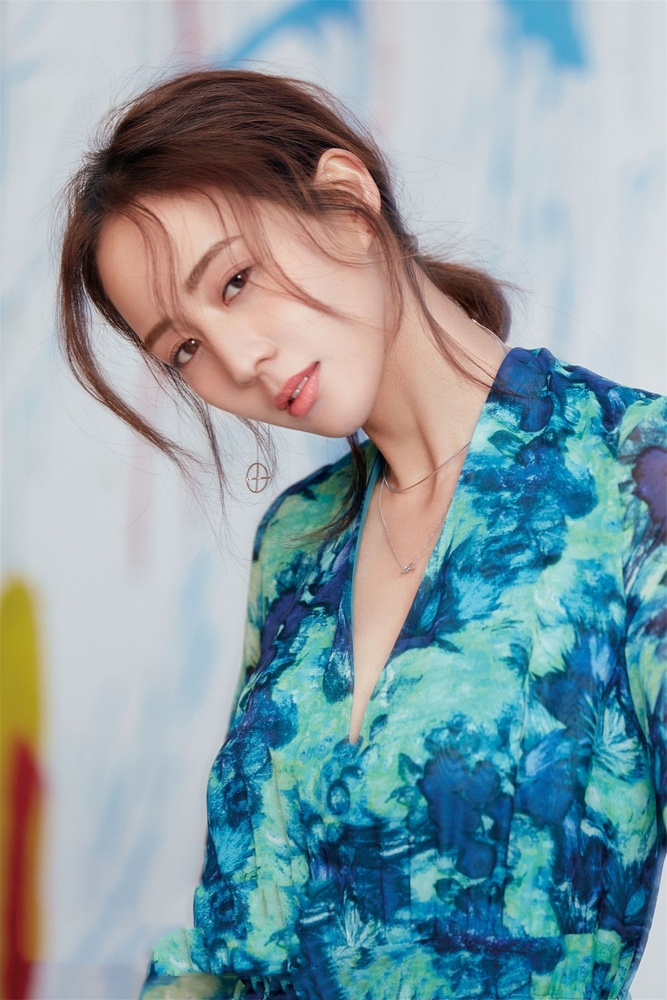
#> input picture images/junning.jpg, 667 x 1000 px, shrunk from 950 x 1424 before the run; its folder holds only this picture in this run
$ jupyter execute --allow-errors PCA.ipynb   (shell and % lines are left out)
#> lines starting #> are read from the running program, lines starting #| are printed output that depends on the picture
# Set up

[cell 1]
# To support both python 2 and python 3
from __future__ import division, print_function, unicode_literals

# Common imports
import numpy as np
import os

# to make this notebook's output stable across runs
np.random.seed(42)

# To plot pretty figures
import matplotlib
import matplotlib.pyplot as plt

# Load Image from Local Directory

[cell 2]
# importing matplotlib modules
import matplotlib.image as mpimg

# where to laod images
PROJECT_ROOT_DIR = "./"
IMAGE_FOLDER_DIR = "images/"

# Output Images
# plt.imshow(img)

def load_img(file_name="test.jpg"):
#> called with file_name = 'junning.jpg'
    img_loc = os.path.join(PROJECT_ROOT_DIR, IMAGE_FOLDER_DIR, file_name)
    return mpimg.imread(img_loc)
#> returned value is the input picture: shape (1000, 667, 3); mean R, G, B 135.6, 157.4, 164.6

## Display Image with Matplotlib

[cell 3]
def plot_figures(images):
    rows,columns = 1,len(images)
    fig = plt.figure(figsize=(7.5,7.5))
    for i in range(1,rows * columns + 1):
        fig.add_subplot(rows, columns, i)
        plt.imshow(images[i-1], cmap="gray")

[cell 4]
img = load_img("junning.jpg")
#> (the rest of this cell did not finish here and is left out)

plot_figures([img, img_1])

**Transform a RGB image to gray image for PCA with rgb2gray**

[cell 5]
from skimage.color import rgb2gray

img_gray  = rgb2gray(img)
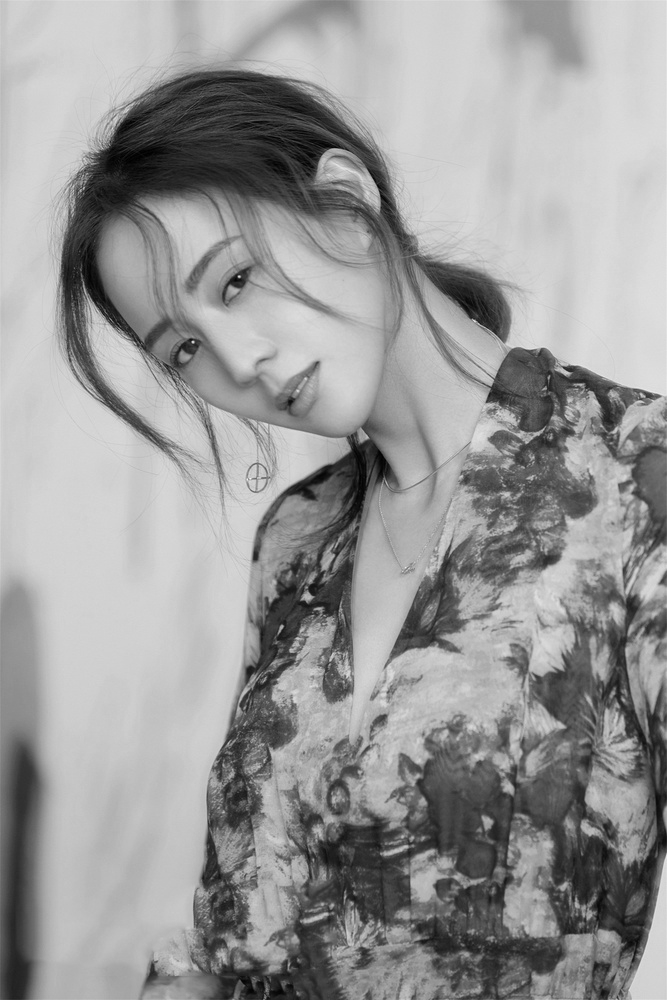
#> img_gray: shape (1000, 667) float64; min 0.000565, max 0.967, mean 0.601

print("original RGB image shape: " + str(img.shape))
#| original RGB image shape: (1000, 667, 3)
print("Gray Shape after apply rgb2gray: " + str(img_gray.shape))
#| Gray Shape after apply rgb2gray: (1000, 667)

[cell 6]
plot_figures([img, img_gray])
#> in plot_figures, `rows,columns = 1,len(images)`: rows = 1; columns = 2
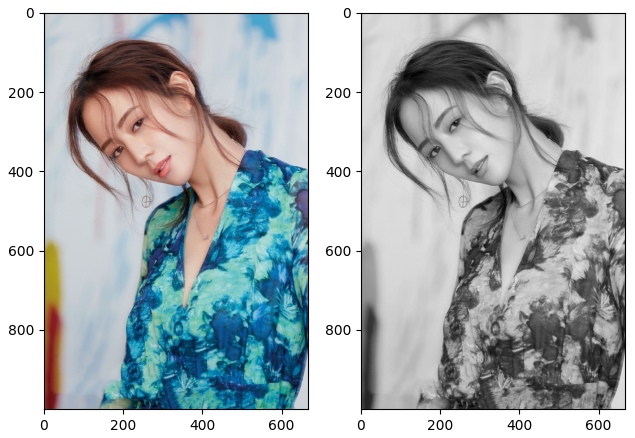
#> figure drawn by matplotlib, 2 panels

## Image Compression with PCA

**Apply PCA to grayed RGB image with n_components = 200**

[cell 7]
from sklearn.decomposition import PCA

pca = PCA(n_components=50)
image_reduced = pca.fit_transform(img_gray)
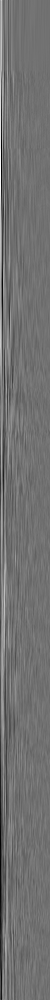
#> image_reduced: shape (1000, 50) float64; min -5.09, max 6.34, mean -9.65e-16; drawn with min black and max white
image_recovered = pca.inverse_transform(image_reduced)
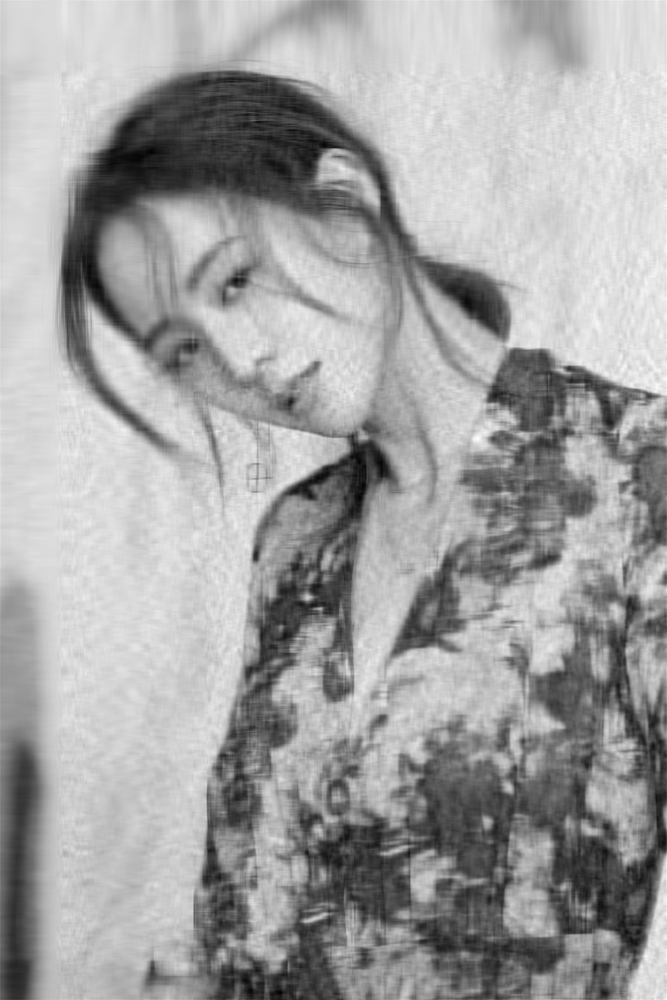
#> image_recovered: shape (1000, 667) float64; min -0.0252, max 0.963, mean 0.601; drawn with min black and max white

**Calculate remaining variance after PCA**

[cell 8]
cumsum = np.cumsum(pca.explained_variance_ratio_)
remained_variance = cumsum[np.argmax(cumsum)]
remained_variance

[cell 9]
plot_figures([image_recovered])

**Apply PCA to images in batch**

**Class ImagePCAer can help pca an image and plot it with given components**

[cell 10]
class ImagePCAer:
    def __init__(self, array_comp=[200, 100, 80, 50, 40, 30, 20, 10, 5, 1]):
        self.array_comp = array_comp

    def pca_image(self, img):
        #initialize return img array and remaining variance array
        img_after_pca = []
        variances = []

        #apply PCA with given components
        for i in range(len(self.array_comp)):
            pca = PCA(n_components = self.array_comp[i])
            img_reduced = pca.fit_transform(img)
            img_recovered = pca.inverse_transform(img_reduced)

            #add img after pca to returned array
            img_after_pca.append(img_recovered)

            #calculate remaining variance for given component
            cumsum = np.cumsum(pca.explained_variance_ratio_)
            remained_variance = cumsum[np.argmax(cumsum)]
            variances.append(remained_variance)
#> this loop made 10 passes
#> pass 1, in pca_image, `img_reduced = pca.fit_transform(img)`:
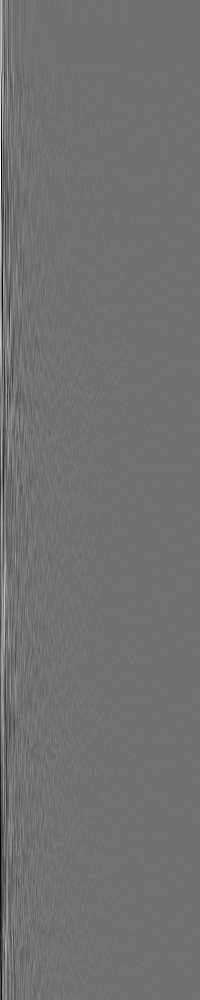
#> img_reduced: shape (1000, 200) float64; min -5.09, max 6.34, mean -2.41e-16; drawn with min black and max white
#> pass 2, in pca_image, `img_reduced = pca.fit_transform(img)`:
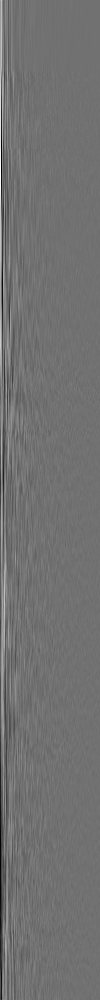
#> img_reduced: shape (1000, 100) float64; min -5.09, max 6.34, mean -4.64e-16; drawn with min black and max white
#> after the loop, img_after_pca = 10 items; variances = [0.996, 0.988, 0.984, 0.971, 0.962, 0.947, 0.918, 0.838, 0.707, 0.327]
        return img_after_pca, variances

    def plot_image_after_pca(self, imgs_after_pca, variances):
        #define plot size
        fig = plt.figure(figsize=(15,15))

        rows,columns = int((len(self.array_comp) / 3)), 3
        if (len(self.array_comp) % 3 != 0):
            rows = rows + 1

        for i in range(1,len(self.array_comp) + 1):
            axis = fig.add_subplot(rows, columns, i)
            axis.title.set_text('n_comp = ' + str(self.array_comp[i-1]) + ' variances =' + str(round(variances[i-1],2)))
            plt.imshow(imgs_after_pca[i-1], cmap="gray")

[cell 11]
img_gray = rgb2gray(img)

image_PCAer = ImagePCAer()
imgs_after_pca,variances = image_PCAer.pca_image(img_gray)
#> imgs_after_pca = 10 items
image_PCAer.plot_image_after_pca(imgs_after_pca, variances)
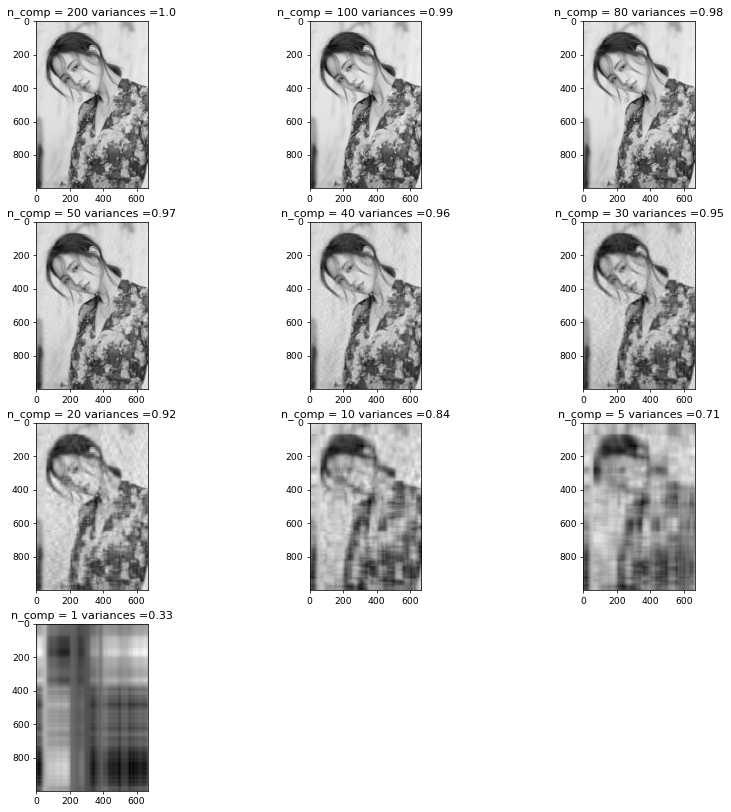
#> figure drawn by matplotlib, 10 panels
